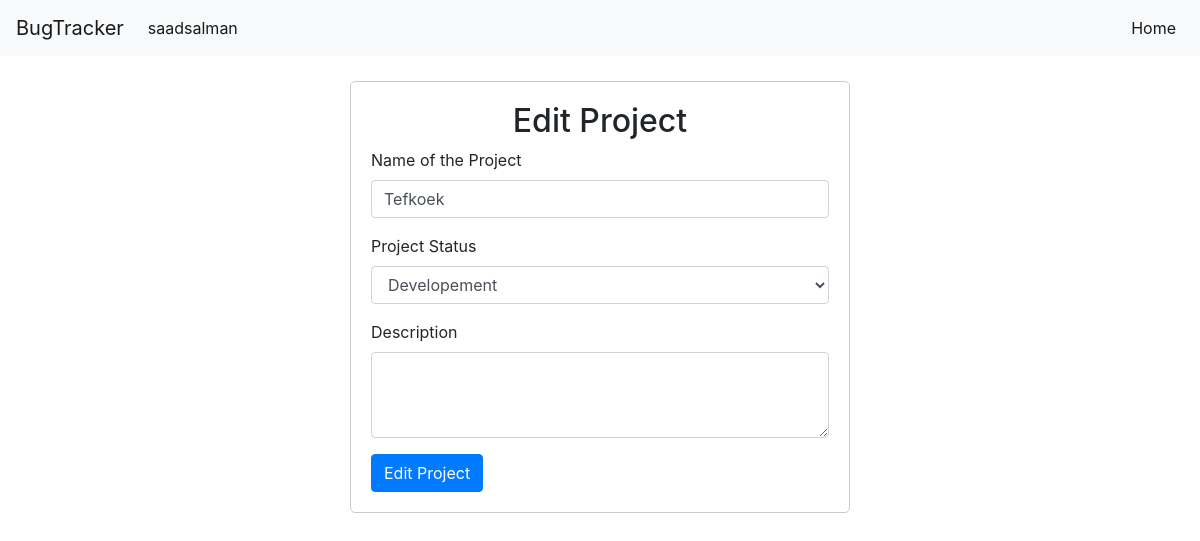
Before: /editproject/26 (signed in) with the older database file.
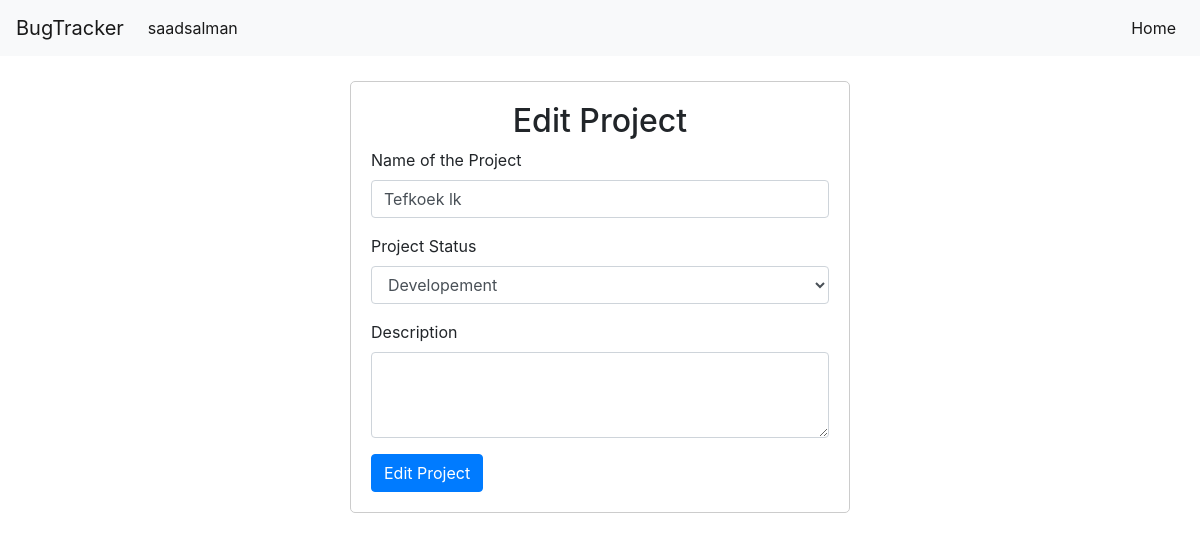
After: the same page with the newer database file.
### home/models.py (models this page shows, shortened)
class Project(models.Model):
    Pname = models.CharField(max_length=122)
    Pstatus = models.CharField(max_length=122)
    Desc = models.TextField()
    date = models.DateField()

### home/views.py (the view)
# urls.py: path('editproject/<int:id>',views.editproject,name='Editproject'),
@login_required
def editproject(request, id):
    project = Project.objects.get(id=id)
    return render(request,'editproject.html',{'project':project})

### templates/editproject.html (shortened to what this page needs)
<!doctype html>
<html lang="en">
  <head>
    <link rel="stylesheet" href="https://cdn.jsdelivr.net/npm/bootstrap@4.0.0/dist/css/bootstrap.min.css">
    <nav class="navbar navbar-expand-lg navbar-light bg-light">
      <a class="navbar-brand" href="#">BugTracker</a>
      <div class="collapse navbar-collapse" id="navbarSupportedContent">
        <ul class="navbar-nav mr-auto">
          <li class="nav-item active">
            <a class="nav-link" href="">{{request.user}}</a>
          </li>
        </ul>
      </div>
      <ul class="navbar-nav mr-auto">
        <li class="nav-item active">
          <a class="nav-link" href="/staff">Home</a>
        </li>
      </ul>
    </nav>
  </head>
  <body>
    <div class="container">
        <div class="text-center">
            <h2>Edit Project</h2>
        </div>
    <form method='post' action='/updateproject/{{project.id}}'>
        <div class="form-group">
          <label for="Pname">Name of the Project</label>
          <input type="text" class="form-control" id="Pname" value="{{project.Pname}}" name="Pname" placeholder="{{project.Pname}}">
        </div>
        <div class="form-group">
            <label for="Pstatus">Project Status</label>
            <select id="Pstatus" name="Pstatus" class="form-control">
              <option selected>{{project.Pstatus}}</option>
            </select>
          </div>
          <div class="form-group">
            <label for="Desc">Description</label>
            <textarea class="form-control" id="Desc" name="Desc" rows="3" name="desc" value="{{project.Desc}}" placeholder="{{project.Desc}}"></textarea>
        </div>
        <button type="submit" class="btn btn-primary">Edit Project</button>
      </form>
    </div>
</body>
</html>

Changed rows visible on the page:
changed Project "Developement": Pname "Tefkoek" → "Tefkoek lk"
